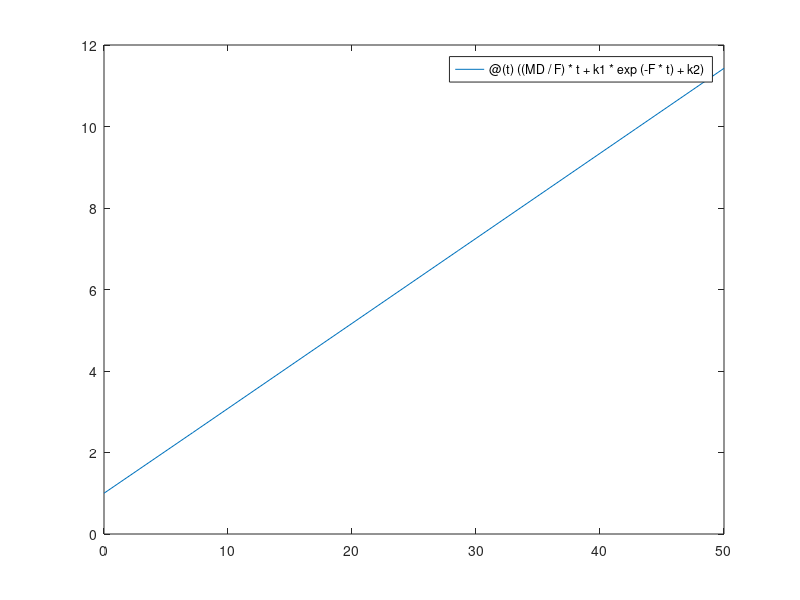

The MATLAB script that drew this image: (Note: this script raises an error after producing the figure.)
%Constant Values
radius = 0.001; 
uf = 0.084;
pf = 920;
ps = 8960;
Volume = (4/3*pi*radius^3); 
mass = ps*Volume;
gravity = 9.81; 
% Inital Conditions: x'(0) = 0 and x(0) = 1
F = (6*pi*uf*radius)/mass;
MD = gravity * (1-(pf/ps));
k1 = MD / F^2;
k2 = 1 - k1;
X_1 = @(t)((MD/F) + k1 * F * exp(-F*t));
X = @(t)((MD/F) * t + k1 * exp(-F*t) + k2);
fplot(X, [0, 50]);
hold on;

syms t;
T1 = vpasolve(t*(MD/F) + k1*exp(-F*t) + k2 == 0, t);

% deltaT = [0.1, 1, 10];
% 
% for n = 1:3
%     h = deltaT(n);
%     x = 0:h:50;
%     y = zeros(1,length(x)); 
%     y(1) = 1;
%     for i=1:(length(x)-1)
%         k_1 = X_1(x(i));
%         k_2 = X_1(x(i)+h/2);
%         k_3 = X_1(x(i)+h/2);
%         k_4 = X_1(x(i)+h);
%         y(i+1) = y(i) + (1/6)*(k_1+2*k_2+2*k_3+k_4)*h;
%     end
%     plot(x, y);
%     hold on;
% end
% hold off;